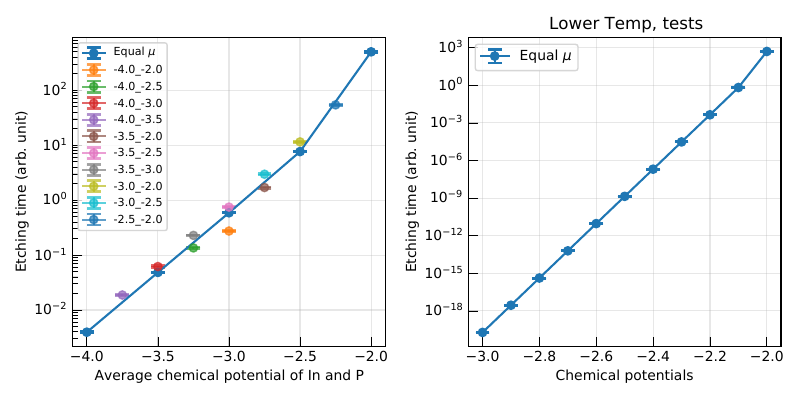

Reproduce this figure in Python.
import shutil
import json
import numpy as np
import matplotlib
import matplotlib.pyplot as plt
import matplotlib.colors as mcolors
from matplotlib import rc
# matplotlib.rcParams['font.family'] = "sans-serif"
# matplotlib.rcParams['font.sans-serif'] = "Liberation Sans"
matplotlib.rcParams['font.size'] = 10
# matplotlib.rcParams['mathtext.fontset'] = "custom"
# matplotlib.rcParams['mathtext.rm'] = "Liberation Sans"
# matplotlib.rcParams['mathtext.it'] = "Liberation Sans:italic"
# matplotlib.rcParams['mathtext.bf'] = "Liberation Sans:bold"
rc('axes', linewidth=1.0)
matplotlib.rcParams['xtick.major.width'] = 0.5
matplotlib.rcParams['ytick.major.width'] = 0.5
matplotlib.rcParams['xtick.major.size'] = 7
matplotlib.rcParams['ytick.major.size'] = 7
matplotlib.rcParams['xtick.minor.size'] = 4
matplotlib.rcParams['ytick.minor.size'] = 4
matplotlib.rcParams['xtick.direction'] = 'in'
matplotlib.rcParams['ytick.direction'] = 'in'
matplotlib.rcParams['pdf.fonttype'] = 42
matplotlib.rcParams['ps.fonttype'] = 42
from src.constants import *

def get_etching_time_data(chemPot1_list, chemPot2_list, numTraj, dirPrefix):
    plot_data_mean = []
    plot_data_std = []
    
    for (chemPot1, chemPot2) in zip(chemPot1_list, chemPot2_list): 
        chemPot_prefix = f"{chemPot1:.1f}_{chemPot2:.1f}"
        print(chemPot_prefix)

        simTimes = []
        for repeat in range(numTraj):
            json_file_path = f"{dirPrefix}{chemPot_prefix}_repeat_{repeat+1}/stats.json"

            with open(json_file_path, 'r') as file:
                stats_list = json.load(file)

            simTimes.append(stats_list[-1]['simTime'])

        simTime_mean = np.mean(simTimes)
        simTime_std = np.std(simTimes)
        plot_data_mean.append(simTime_mean)
        plot_data_std.append(simTime_std)
        # print(f"{chemPot_prefix} simTime mean and std: {simTime_mean:.1e}, {simTime_std:.1e}. Rel std = {(simTime_std/simTime_mean):.1e}")

    return plot_data_mean, plot_data_std


######################################################
if __name__ == "__main__":
    fig, axs = plt.subplots(1,2, figsize=(8,4))

    chemPot1_list = [-4.0, -3.5, -3.0, -2.5, -2.0]
    chemPot2_list = [-4.0, -3.5, -3.0, -2.5, -2.0]
    numTraj = 16
    eq_mean, eq_std = get_etching_time_data(chemPot1_list, chemPot2_list, numTraj, 'CALCS_diam15.4_thick3.5/')
    axs[0].errorbar(chemPot1_list, eq_mean, yerr=eq_std, fmt='o-', capsize=5, capthick=2, markersize=6, label=r"Equal $\mu$")
    eq_mean, eq_std = get_etching_time_data([-4.0], [-2.0], numTraj, 'CALCS_uneven/')
    axs[0].errorbar([-3.0], eq_mean, yerr=eq_std, fmt='o-', capsize=5, capthick=2, markersize=6, alpha=0.7, label="-4.0_-2.0")
    eq_mean, eq_std = get_etching_time_data([-4.0], [-2.5], numTraj, 'CALCS_uneven/')
    axs[0].errorbar([-3.25], eq_mean, yerr=eq_std, fmt='o-', capsize=5, capthick=2, markersize=6, alpha=0.7, label="-4.0_-2.5")
    eq_mean, eq_std = get_etching_time_data([-4.0], [-3.0], numTraj, 'CALCS_uneven/')
    axs[0].errorbar([-3.5], eq_mean, yerr=eq_std, fmt='o-', capsize=5, capthick=2, markersize=6, alpha=0.7, label="-4.0_-3.0")
    eq_mean, eq_std = get_etching_time_data([-4.0], [-3.5], numTraj, 'CALCS_uneven/')
    axs[0].errorbar([-3.75], eq_mean, yerr=eq_std, fmt='o-', capsize=5, capthick=2, markersize=6, alpha=0.7, label="-4.0_-3.5")
    
    eq_mean, eq_std = get_etching_time_data([-3.5], [-2.0], numTraj, 'CALCS_uneven/')
    axs[0].errorbar([-2.75], eq_mean, yerr=eq_std, fmt='o-', capsize=5, capthick=2, markersize=6, alpha=0.7, label="-3.5_-2.0")
    eq_mean, eq_std = get_etching_time_data([-3.5], [-2.5], numTraj, 'CALCS_uneven/')
    axs[0].errorbar([-3], eq_mean, yerr=eq_std, fmt='o-', capsize=5, capthick=2, markersize=6, alpha=0.7, label="-3.5_-2.5")
    eq_mean, eq_std = get_etching_time_data([-3.5], [-3.0], numTraj, 'CALCS_uneven/')
    axs[0].errorbar([-3.25], eq_mean, yerr=eq_std, fmt='o-', capsize=5, capthick=2, markersize=6, alpha=0.7, label="-3.5_-3.0")

    eq_mean, eq_std = get_etching_time_data([-3.0], [-2.0], numTraj, 'CALCS_uneven/')
    axs[0].errorbar([-2.5], eq_mean, yerr=eq_std, fmt='o-', capsize=5, capthick=2, markersize=6, alpha=0.7, label="-3.0_-2.0")
    eq_mean, eq_std = get_etching_time_data([-3.0], [-2.5], numTraj, 'CALCS_uneven/')
    axs[0].errorbar([-2.75], eq_mean, yerr=eq_std, fmt='o-', capsize=5, capthick=2, markersize=6, alpha=0.7, label="-3.0_-2.5")

    eq_mean, eq_std = get_etching_time_data([-2.5], [-2.0], numTraj, 'CALCS_uneven/')
    axs[0].errorbar([-2.25], eq_mean, yerr=eq_std, fmt='o-', capsize=5, capthick=2, markersize=6, alpha=0.7, label="-2.5_-2.0")

    axs[0].set_yscale("log")
    axs[0].grid(alpha=0.3)
    axs[0].legend(fontsize=8)
    axs[0].set(ylabel="Etching time (arb. unit)", xlabel="Average chemical potential of In and P")

    chemPot1_list = [-3.0, -2.9, -2.8, -2.7, -2.6, -2.5, -2.4, -2.3, -2.2, -2.1, -2.0]
    chemPot2_list = [-3.0, -2.9, -2.8, -2.7, -2.6, -2.5, -2.4, -2.3, -2.2, -2.1, -2.0]
    numTraj = 8
    eq_mean, eq_std = get_etching_time_data(chemPot1_list, chemPot2_list, numTraj, 'CALCS_lowTemp/')
    axs[1].errorbar(chemPot1_list, eq_mean, yerr=eq_std, fmt='o-', capsize=5, capthick=2, markersize=6, label=r"Equal $\mu$")
    axs[1].set_yscale("log")
    axs[1].grid(alpha=0.3)
    axs[1].legend()
    axs[1].set(ylabel="Etching time (arb. unit)", xlabel="Chemical potentials", title="Lower Temp, tests")

    fig.tight_layout()
    fig.savefig(f"plot_etching_time.pdf")